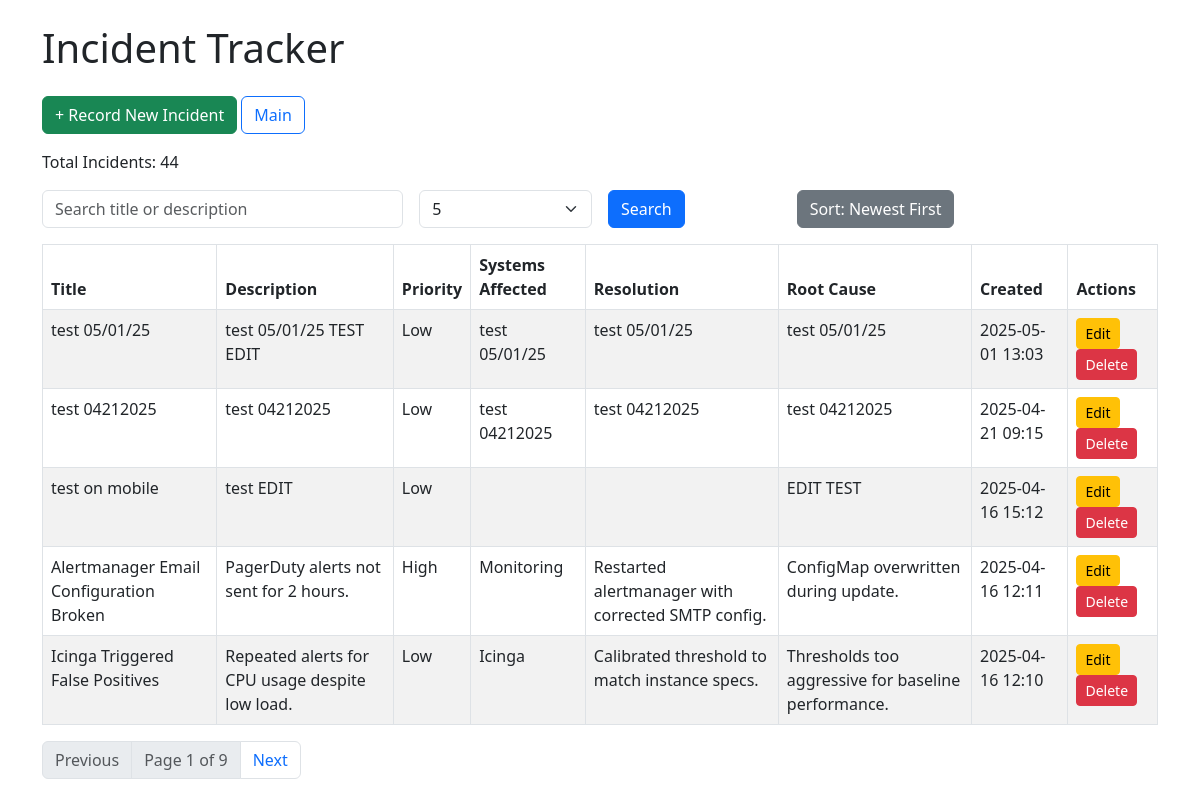
Before: / with the older database file.
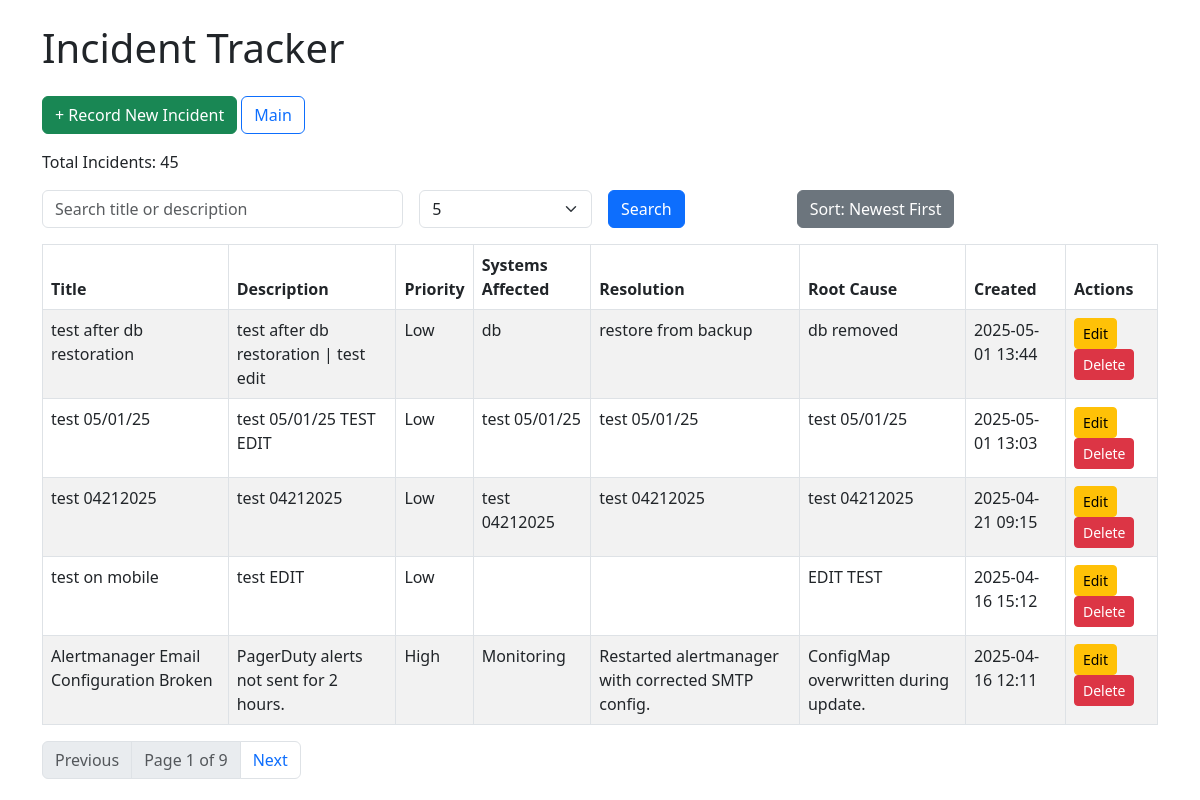
After: the same page with the newer database file.
### app.py (models this page shows)
class Incident(db.Model):
    id = db.Column(db.Integer, primary_key=True)
    title = db.Column(db.String(120), nullable=False)
    description = db.Column(db.Text, nullable=False)
    priority = db.Column(db.String(20), nullable=True)
    systems_affected = db.Column(db.String(200), nullable=True)
    resolution = db.Column(db.Text, nullable=True)
    root_cause = db.Column(db.Text, nullable=True)
    created_at = db.Column(db.DateTime, default=datetime.utcnow)
    updated_at = db.Column(db.DateTime, default=datetime.utcnow, onupdate=datetime.utcnow)

### app.py (the view, shortened to what this page needs)
@app.route('/', methods=['GET', 'POST'])
def index():
    error_message = None
    sort_order = request.args.get('sort_order', 'desc')
    search_query = request.args.get('search', '')
    per_page = request.args.get('per_page', 5, type=int)
    page = request.args.get('page', 1, type=int)
    if request.method == 'POST':
        return redirect(url_for('index'))
    query = Incident.query
    if sort_order == 'asc':
        query = query.order_by(Incident.created_at.asc())
    else:
        query = query.order_by(Incident.created_at.desc())
    incidents = query.paginate(page=page, per_page=per_page, error_out=False)
    total_incidents = Incident.query.count()
    return render_template(
        'index.html',
        incidents=incidents.items,
        pagination=incidents,
        error_message=error_message,
        sort_order=sort_order,
        search_query=search_query,
        per_page=per_page,
        total_incidents=total_incidents
    )

### templates/index.html (shortened to what this page needs)
<!DOCTYPE html>
<html lang="en">
<head>
    <link rel="stylesheet" href="https://cdn.jsdelivr.net/npm/bootstrap@5.3.0/dist/css/bootstrap.min.css">
</head>
<body>
<div class="container mt-4">
    <h1 class="mb-4">Incident Tracker</h1>
	<a href="{{ url_for('create_incident') }}" class="btn btn-success mb-3">+ Record New Incident</a>
	<a href="{{ url_for('index') }}" class="btn btn-outline-primary mb-3">Main</a>
    	<p>Total Incidents: {{ total_incidents }}</p>
    <form method="get" class="row g-3 mb-3">
        <div class="col-md-4">
            <input type="text" name="search" class="form-control" placeholder="Search title or description" value="{{ search_query }}">
        </div>
        <div class="col-md-2">
            <select name="per_page" class="form-select">
                <option value="5" {% if per_page == 5 %}selected{% endif %}>5</option>
            </select>
        </div>
        <div class="col-md-2">
            <button type="submit" class="btn btn-primary">Search</button>
        </div>
        <div class="col-md-2">
            <a href="{{ url_for('index', sort_order='asc' if sort_order == 'desc' else 'desc', search=search_query, per_page=per_page) }}" class="btn btn-secondary">
                Sort: {{ 'Oldest First' if sort_order == 'asc' else 'Newest First' }}
            </a>
        </div>
    </form>
    <table class="table table-striped table-bordered">
        <thead>
        <tr>
            <th>Title</th>
            <th>Description</th>
            <th>Priority</th>
            <th>Systems Affected</th>
            <th>Resolution</th>
            <th>Root Cause</th>
            <th>Created</th>
            <th>Actions</th>
        </tr>
        </thead>
        <tbody>
        {% for incident in incidents %}
            <tr>
                <td>{{ incident.title }}</td>
                <td>{{ incident.description }}</td>
                <td>{{ incident.priority }}</td>
                <td>{{ incident.systems_affected }}</td>
                <td>{{ incident.resolution }}</td>
                <td>{{ incident.root_cause }}</td>
                <td>{{ incident.created_at.strftime('%Y-%m-%d %H:%M') }}</td>
                <td>
                    <a href="{{ url_for('edit_incident', incident_id=incident.id) }}" class="btn btn-sm btn-warning">Edit</a>
                    <form action="{{ url_for('delete_incident', incident_id=incident.id) }}" method="post" style="display:inline-block;">
                        <button type="submit" class="btn btn-sm btn-danger" onclick="return confirm('Delete this incident?')">Delete</button>
                    </form>
                </td>
            </tr>
        {% endfor %}
        </tbody>
    </table>
    <nav>
        <ul class="pagination">
            {% if pagination.has_prev %}
                <li class="page-item">
                    <a class="page-link" href="{{ url_for('index', page=pagination.prev_num, sort_order=sort_order, search=search_query, per_page=per_page) }}">Previous</a>
                </li>
            {% else %}
                <li class="page-item disabled"><span class="page-link">Previous</span></li>
            {% endif %}
            <li class="page-item disabled"><span class="page-link">Page {{ pagination.page }} of {{ pagination.pages }}</span></li>
            {% if pagination.has_next %}
                <li class="page-item">
                    <a class="page-link" href="{{ url_for('index', page=pagination.next_num, sort_order=sort_order, search=search_query, per_page=per_page) }}">Next</a>
                </li>
            {% else %}
                <li class="page-item disabled"><span class="page-link">Next</span></li>
            {% endif %}
        </ul>
    </nav>
</div>
</body>
</html>

Changed rows visible on the page:
no longer on this page (row unchanged): Incident: title "Icinga Triggered False Positives", description "Repeated alerts for CPU usage despite low load.", priority "Low", systems_affected "Icinga", resolution "Calibrated threshold to match instance specs.", root_cause "Thresholds too aggressive for baseline performance.", created_at "2025-04-16 12:10"
added Incident: title "test after db restoration", description "test after db restoration | test edit", priority "Low", systems_affected "db", resolution "restore from backup", root_cause "db removed", created_at "2025-05-01 13:44"
Other visible differences:
{{ total_incidents }}: "44" → "45"
